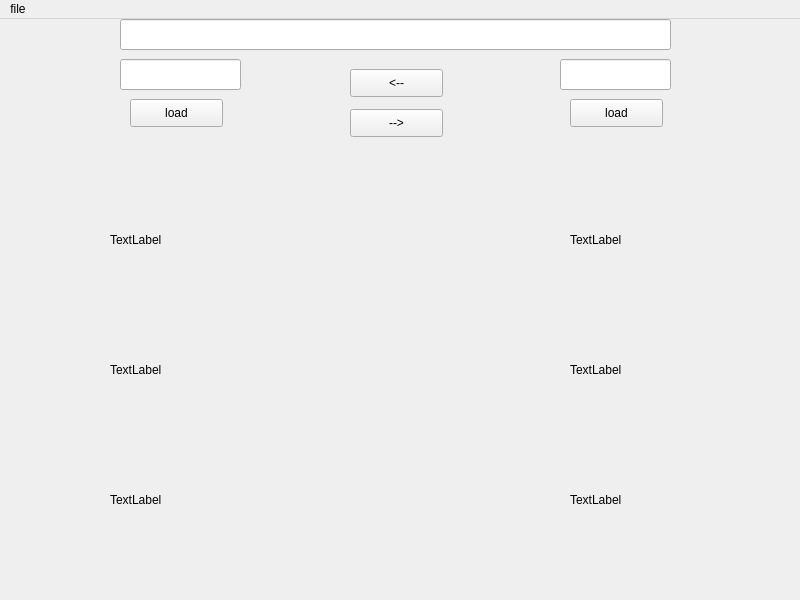
<?xml version="1.0" encoding="UTF-8"?>
<ui version="4.0">
 <class>MainWindow</class>
 <widget class="QMainWindow" name="MainWindow">
  <property name="geometry">
   <rect>
    <x>0</x>
    <y>0</y>
    <width>800</width>
    <height>600</height>
   </rect>
  </property>
  <property name="windowTitle">
   <string>MainWindow</string>
  </property>
  <widget class="QWidget" name="centralwidget">
   <widget class="QLineEdit" name="idtext1">
    <property name="geometry">
     <rect>
      <x>120</x>
      <y>40</y>
      <width>121</width>
      <height>31</height>
     </rect>
    </property>
   </widget>
   <widget class="QLineEdit" name="idtext2">
    <property name="geometry">
     <rect>
      <x>560</x>
      <y>40</y>
      <width>111</width>
      <height>31</height>
     </rect>
    </property>
   </widget>
   <widget class="QPushButton" name="loadbutton1">
    <property name="geometry">
     <rect>
      <x>130</x>
      <y>80</y>
      <width>93</width>
      <height>28</height>
     </rect>
    </property>
    <property name="text">
     <string>load</string>
    </property>
   </widget>
   <widget class="QPushButton" name="loadbutton2">
    <property name="geometry">
     <rect>
      <x>570</x>
      <y>80</y>
      <width>93</width>
      <height>28</height>
     </rect>
    </property>
    <property name="text">
     <string>load</string>
    </property>
   </widget>
   <widget class="QPushButton" name="cptoleft">
    <property name="geometry">
     <rect>
      <x>350</x>
      <y>50</y>
      <width>93</width>
      <height>28</height>
     </rect>
    </property>
    <property name="text">
     <string>&lt;--</string>
    </property>
   </widget>
   <widget class="QPushButton" name="cptoright">
    <property name="geometry">
     <rect>
      <x>350</x>
      <y>90</y>
      <width>93</width>
      <height>28</height>
     </rect>
    </property>
    <property name="text">
     <string>--&gt;</string>
    </property>
   </widget>
   <widget class="QLabel" name="pic1_1">
    <property name="geometry">
     <rect>
      <x>110</x>
      <y>160</y>
      <width>161</width>
      <height>121</height>
     </rect>
    </property>
    <property name="text">
     <string>TextLabel</string>
    </property>
   </widget>
   <widget class="QLabel" name="pic1_2">
    <property name="geometry">
     <rect>
      <x>110</x>
      <y>290</y>
      <width>161</width>
      <height>121</height>
     </rect>
    </property>
    <property name="text">
     <string>TextLabel</string>
    </property>
   </widget>
   <widget class="QLabel" name="pic1_3">
    <property name="geometry">
     <rect>
      <x>110</x>
      <y>420</y>
      <width>161</width>
      <height>121</height>
     </rect>
    </property>
    <property name="text">
     <string>TextLabel</string>
    </property>
   </widget>
   <widget class="QLabel" name="pic2_3">
    <property name="geometry">
     <rect>
      <x>570</x>
      <y>420</y>
      <width>161</width>
      <height>121</height>
     </rect>
    </property>
    <property name="text">
     <string>TextLabel</string>
    </property>
   </widget>
   <widget class="QLabel" name="pic2_2">
    <property name="geometry">
     <rect>
      <x>570</x>
      <y>290</y>
      <width>161</width>
      <height>121</height>
     </rect>
    </property>
    <property name="text">
     <string>TextLabel</string>
    </property>
   </widget>
   <widget class="QLabel" name="pic2_1">
    <property name="geometry">
     <rect>
      <x>570</x>
      <y>160</y>
      <width>161</width>
      <height>121</height>
     </rect>
    </property>
    <property name="text">
     <string>TextLabel</string>
    </property>
   </widget>
   <widget class="QLineEdit" name="pathtext">
    <property name="geometry">
     <rect>
      <x>120</x>
      <y>0</y>
      <width>551</width>
      <height>31</height>
     </rect>
    </property>
   </widget>
  </widget>
  <widget class="QMenuBar" name="menubar">
   <property name="geometry">
    <rect>
     <x>0</x>
     <y>0</y>
     <width>800</width>
     <height>26</height>
    </rect>
   </property>
   <widget class="QMenu" name="menufile">
    <property name="title">
     <string>file</string>
    </property>
    <addaction name="openpath"/>
    <addaction name="separator"/>
    <addaction name="exit"/>
   </widget>
   <addaction name="menufile"/>
  </widget>
  <action name="openpath">
   <property name="text">
    <string>open</string>
   </property>
  </action>
  <action name="exit">
   <property name="text">
    <string>quit</string>
   </property>
  </action>
 </widget>
 <resources/>
 <connections/>
</ui>
